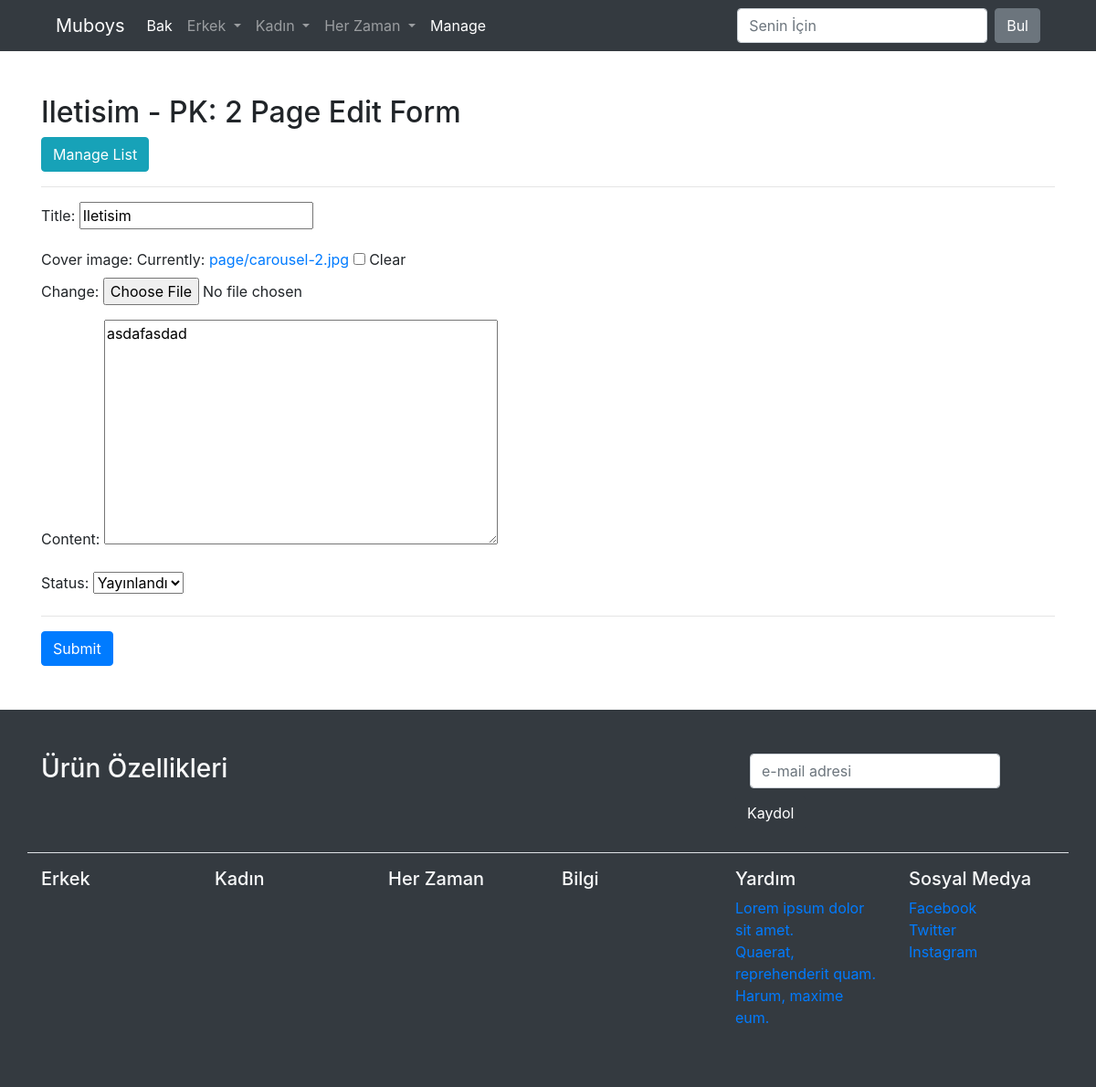
Page /manage/page/update/2/ (signed in) on the earlier database version.
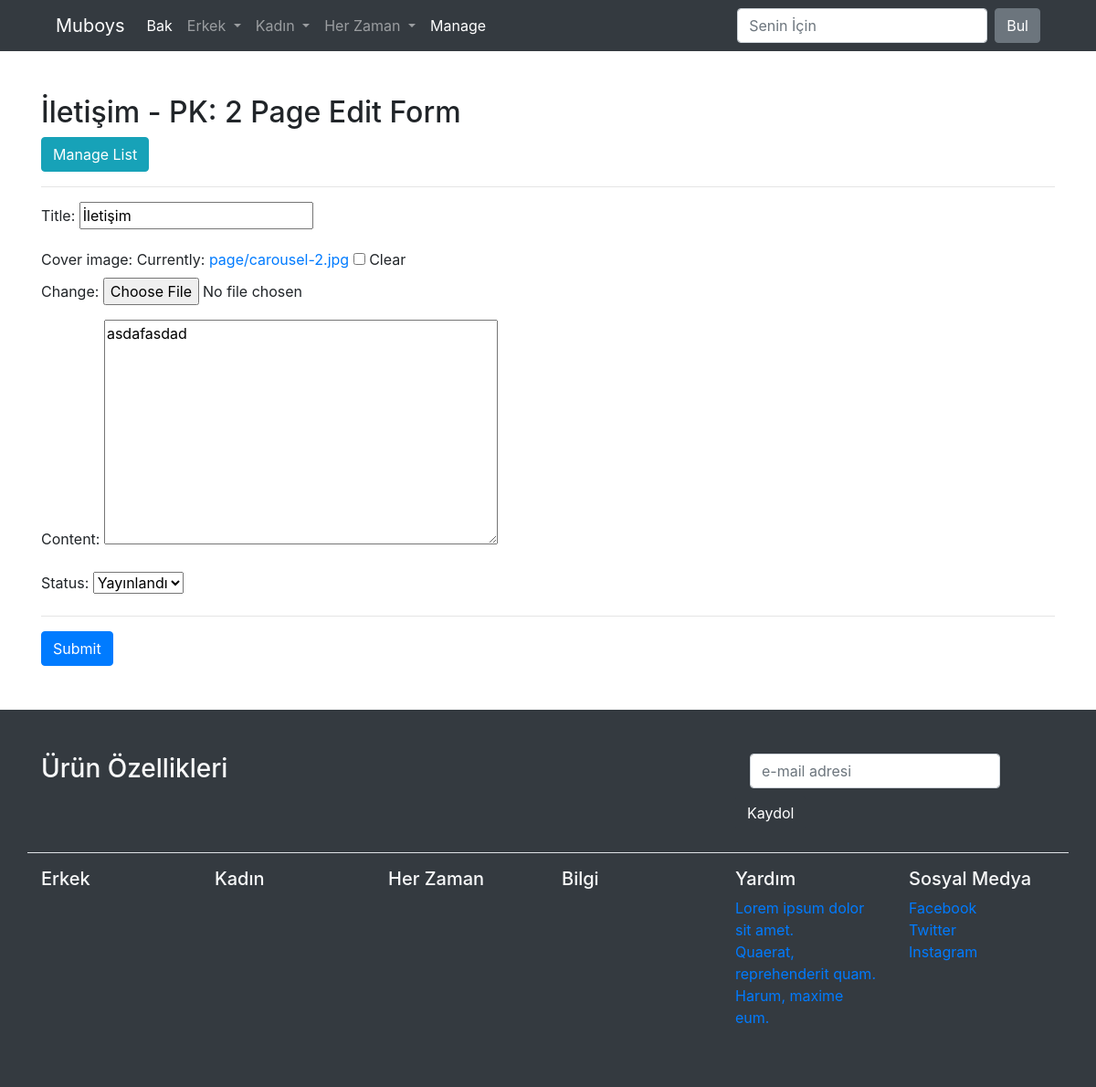
Same page on the later database version.
### page/models.py (models this page shows)
class Page(models.Model):
    title = models.CharField(max_length=200)
    slug = models.SlugField(
        max_length=200,
        default="",
        )
    content = models.TextField()
    cover_image = models.ImageField(
        upload_to='page',
        null = True,
        blank = True,
        )
    status = models.CharField(
        default=DEFAULT_STATUS,
        choices=STATUS,
        max_length=10,
        )
    created_at = models.DateTimeField(auto_now_add=True)
    updated_at = models.DateTimeField(auto_now=True)

### page/views.py (the view, shortened to what this page needs)
# urls.py: path('page/update/<int:pk>/', page_update, name='page_update'),
@staff_member_required
def page_update(request, pk):
    context = dict()
    item = Page.objects.get(pk=pk)  # Show
    context['title'] = f"{item.title} - PK: {item.pk} Page Edit Form"
    context['form'] = PageModelForm(instance=item)
    return render(request, 'manage/form.html', context)

### page/forms.py
class PageModelForm(forms.ModelForm):
    class Meta:
        model = Page
        fields = [
            'title',
            'cover_image',
            'content',
            'status',
        ]

### templates/manage/form.html (shortened to what this page needs)
{% extends 'base/base.html' %}
{% block content %}
<div class="container mt-5">
    <div class="row">
        <div class="col-sm-12 ">
            <h2>{{ title }}</h2>
            <a href="{% url 'manage_list' %}" class="btn btn-info">
                Manage List
            </a>
            <hr>
            <form method="POST" enctype="multipart/form-data">
                {{ form.as_p }}
                <hr>
                <button type="submit" class="btn btn-primary">Submit</button>
            </form>
        </div>
    </div>
</div>
{% endblock %}

### templates/base/base.html (shortened to what this page needs)
<!DOCTYPE html>
<html lang="tr">
<head>
    {% include 'base/components/head.html' %}
</head>
<body>
    {% include 'base/components/nav.html' %}
    {% block content %}
    {% endblock %}
    {% include 'base/components/footer.html' %}
</body>
</html>

### templates/base/components/head.html (shortened to what this page needs)
{% load static %}
<link rel="stylesheet" href="{% static 'css/bootstrap.min.css' %}">

### templates/base/components/nav.html (shortened to what this page needs)
<div class="bg-dark">
  <div class="container">
    <nav class="navbar navbar-expand-lg navbar-dark">
      <a class="navbar-brand" href="{% url 'index' %}">
        Muboys
      </a>
      <div class="collapse navbar-collapse" id="navbarColor02">
        <ul class="navbar-nav mr-auto">
          <li class="nav-item active">
            <a class="nav-link" href="{% url 'index' %}">Bak <span class="sr-only">(current)</span></a>
          </li>
          <li class="nav-item dropdown">
            <a class="nav-link dropdown-toggle" data-toggle="dropdown" href="#" role="button" aria-haspopup=""
              aria-expanded="">
              Erkek
            </a>
          </li>
          <li class="nav-item dropdown">
            <a class="nav-link dropdown-toggle" data-toggle="dropdown" href="#" role="button" aria-haspopup=""
              aria-expanded="">
              Kadın
            </a>
          </li>
          <li class="nav-item dropdown">
            <a class="nav-link dropdown-toggle" data-toggle="dropdown" href="#" role="button" aria-haspopup=""
              aria-expanded="">
              Her Zaman
            </a>
          </li>
          {% if user.is_authenticated %}
          <li class="nav-item active">
            <a href="{% url 'manage_list' %}" class="nav-link">Manage</a>
          </li>
          {% endif %}
        </ul>
        <form class="form-inline my-2 my-lg-0">
          <input class="form-control mr-sm-2" type="text" placeholder='Senin İçin'>
          <button class="btn btn-secondary my-2 my-sm-0" type="submit">Bul</button>
        </form>
      </div>
    </nav>
  </div>
</div>

### templates/base/components/footer.html (shortened to what this page needs)
<div class="bg-dark py-5 mt-5">
    <div class="container">
        <div class="row mb-3">
            <div class="col-sm-8">
                <h3 class="text-light">Ürün Özellikleri</h3>
            </div>
            <div class="col-sm-4">
                <form class="form-inline">
                    <div class="form-group mx-sm-3 mb-2">
                        <input type="email" class="form-control" id="ebulten" placeholder="e-mail adresi">
                    </div>
                    <button type="submit" class="btn btn-dark mb-2">Kaydol</button>
                    </form>
            </div>
        </div>
        <div class="row border-top mb-3"></div>
        <div class="row">
            <div class="col-sm-2">
                <h5 class="text-light">Erkek</h5>
            </div>
            <div class="col-sm-2">
                <h5 class="text-light">Kadın</h5>
            </div>
            <div class="col-sm-2">
                <h5 class="text-light">Her Zaman</h5>
            </div>
            <div class="col-sm-2">
                <h5 class="text-light">Bilgi</h5>
            </div>
            <div class="col-sm-2">
                <h5 class="text-light">Yardım</h5>
                <ul class="list-unstyled">
                    <li><a href="#">Lorem ipsum dolor sit amet.</a></li>
                    <li><a href="#">Quaerat, reprehenderit quam.</a></li>
                    <li><a href="#">Harum, maxime eum.</a></li>
                </ul>
            </div>
            <div class="col-sm-2">
                <h5 class="text-light">Sosyal Medya</h5>
                <ul class="list-unstyled text-white">
                    <li><a href="https://www.facebook.com/muboysgroup">Facebook</a></li>
                    <li><a href="https://twitter.com/muboysgroup" >Twitter</a></li>
                    <li><a href="https://www.instagram.com/muboysgroup/" >Instagram</a></li>
                </ul>
            </div>
        </div>
    </div>
</div>

### templates/base/components/footer_scripts.html (shortened to what this page needs)
{% load static %}

Differences in the rows shown:
changed Page "asdafasdad": title "Iletisim" → "İletişim"
Other differences:
{{ title }}: "Iletisim - PK: 2 Page Edit Form" → "İletişim - PK: 2 Page Edit Form"
